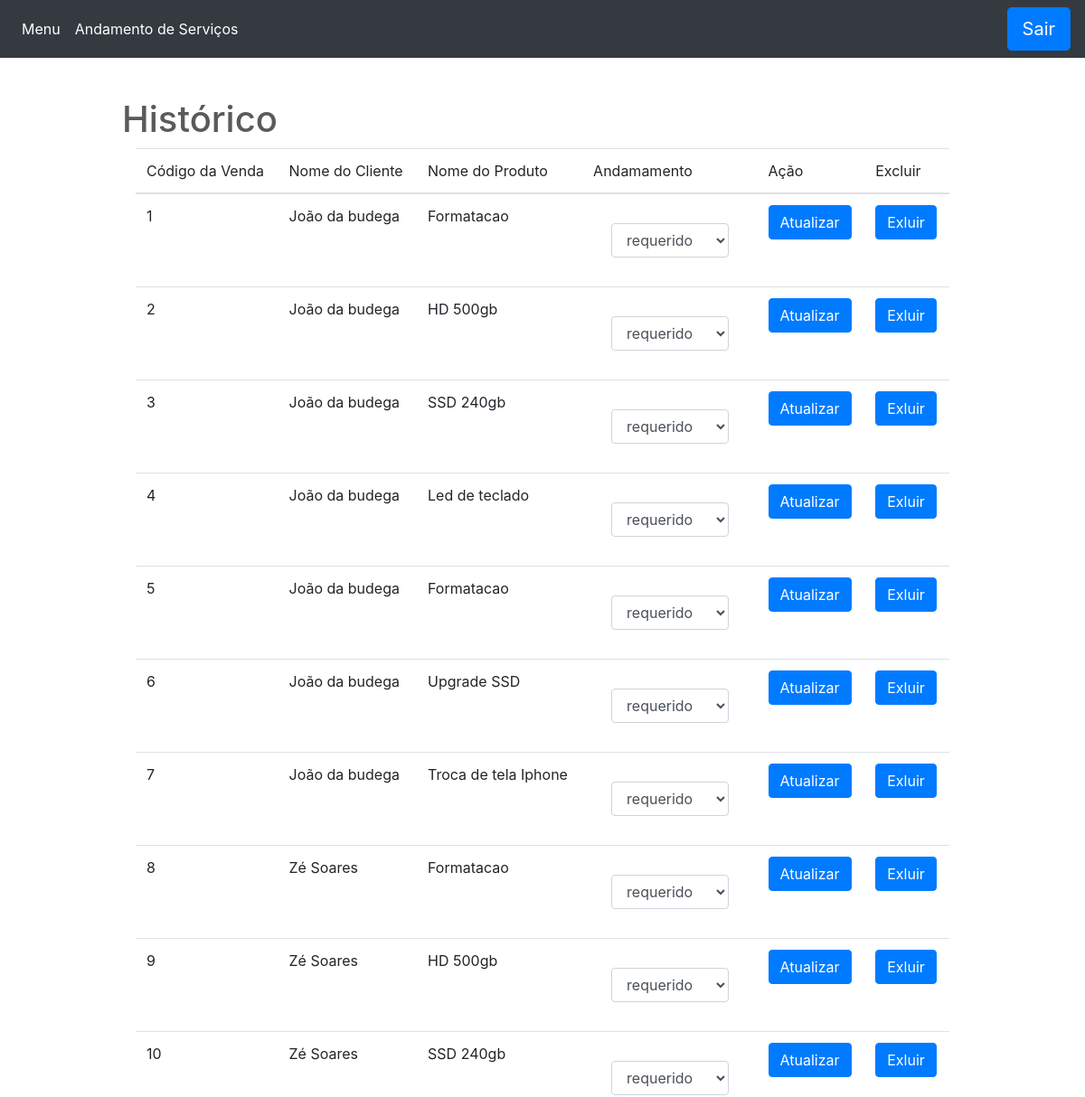
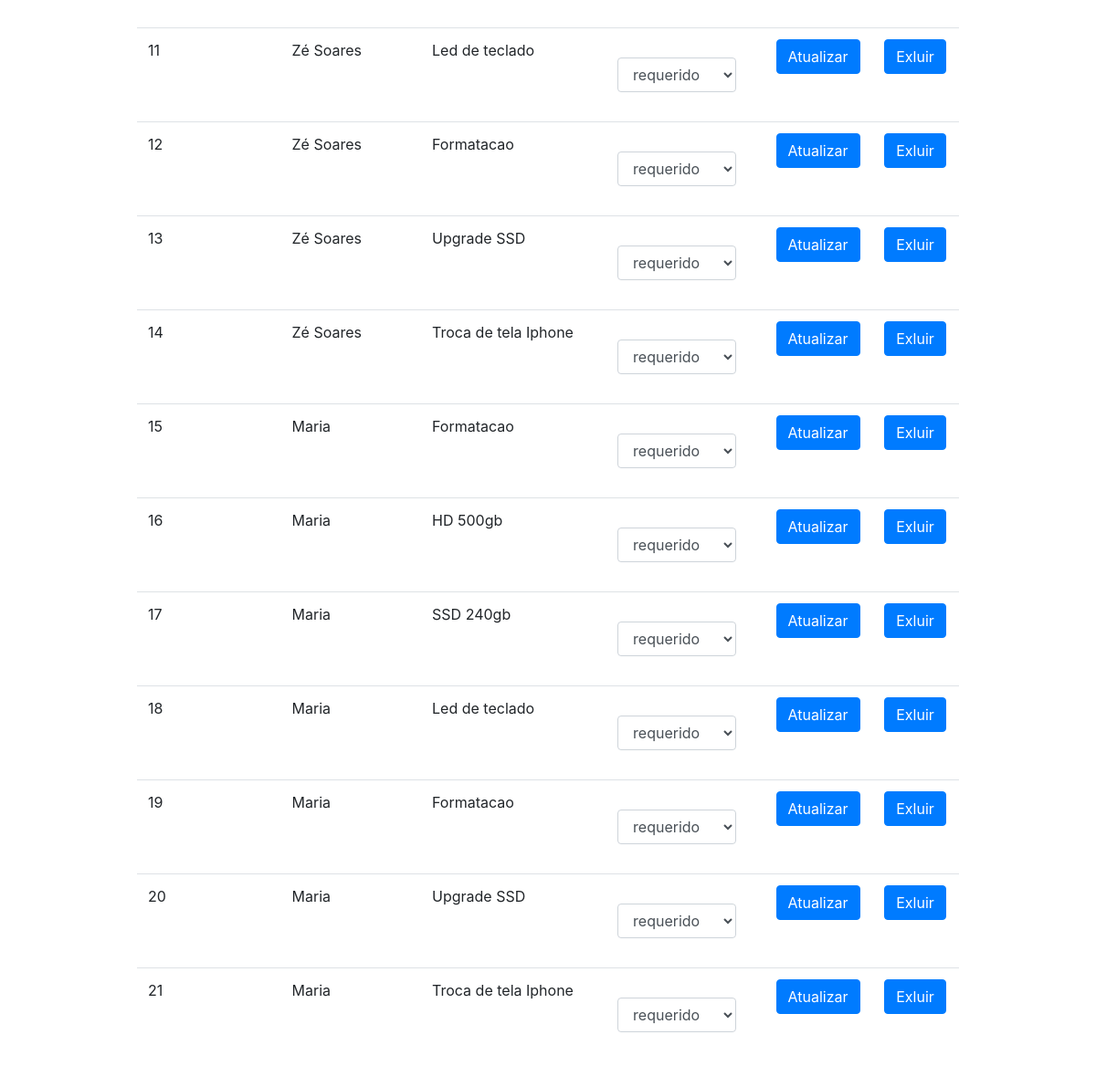
Page /Views/Andamento-servicos.php?v=1 on the committed database (2 pictures, top to bottom).
### tables this page shows
CREATE TABLE venda
(
  id INT NOT NULL AUTO_INCREMENT,
  id_cliente INT NOT NULL,
  id_produto INT NOT NULL,
  andamento VARCHAR(150) NOT NULL,
  PRIMARY KEY(id)
);

CREATE TABLE cliente
(
  id INT NOT NULL AUTO_INCREMENT,
  nome VARCHAR(50) NOT NULL,
  email VARCHAR(50) NOT NULL UNIQUE,
  senha VARCHAR(50) NOT NULL,
  PRIMARY KEY(id)
);

CREATE TABLE produtos
(
  id INT NOT NULL AUTO_INCREMENT,
  nome VARCHAR(150) NOT NULL,
  preco DOUBLE(9,2) NOT NULL,
  quantidade INT NOT NULL,
  categoria ENUM('servico', 'produto'),
  descricao VARCHAR(150),
  PRIMARY KEY(id)
);

### Controlers/Consulta_andamento.php (called while the page is built)
<?php
  include('../Controlers/Conexao.php');
  $consulta = "SELECT v.id as venda, c.nome, p.nome as produto, v.andamento FROM cliente c INNER JOIN venda v ON c.id=v.id_cliente INNER JOIN produtos p ON v.id_produto=p.id";
  $result_hist = mysqli_query($con,$consulta);
?>

### Views/Andamento-servicos.php (the view, shortened to what this page needs)
<?php
  include('../Controlers/Conexao.php');
  include('../Controlers/Consulta_andamento.php');
?>
<!DOCTYPE html>
<html lang="pt-br">
  <head>
      <link rel="stylesheet" href="../Models/reset.css">
      <link rel="stylesheet" href="../Models/css/bootstrap.min.css">
      <link rel="stylesheet" href="../Models/css/bootstrap.css">
      <link rel="stylesheet" href="../Models/Carousel.css">
      <link rel="stylesheet" href="../Models/Estilo.css">
  </head>
  <body>
    <header>
      <nav class="navbar navbar-expand-md navbar-dark fixed-top bg-dark">
        <div class="collapse navbar-collapse" id="navbarCollapse">
          <ul class="navbar-nav mr-auto">
            <li class="nav-item active">
              <a class="nav-link" href="Admin.php">Menu</a>
            </li>
            <li class="nav-item active">
              <a class="nav-link" href="Andamento-servicos.php">Andamento de Serviços</a>
            </li>
          </ul>
          <form class="form-inline mt-2 mt-md-0" method="POST" action="../Controlers/Login.php">
            <input type="submit" name="BTEnvia" class="btn btn-primary btn-lg btn-block btn-blue" value="Sair">
          </form>
        </div>
      </nav>
    </header>
    <div class="Historico">
        <div class="container">
        <h1>Histórico</h1>
          <div class="col-md-12">
            <table class="table">
              <thead>
                <tr>
                  <th>Código da Venda</th>
                  <th>Nome do Cliente</th>
                  <th>Nome do Produto</th>
                  <th>Andamamento</th>
                  <th>Ação</th>
                  <th>Excluir</th>
                </tr>
              </thead>
              <tbody>
                <?php while($hist = $result_hist->fetch_array()) { ?>
                  <tr>
                    <td><?php echo $hist['venda']; ?></td>
                    <td><?php echo $hist['nome']; ?></td>
                    <td><?php echo $hist['produto']; ?></td>
                    <td>
                      <form action="../Controlers/Atualiza-andamento.php" method="GET">
                        <div class="form-group">
                          <select class="form-control" id="exampleFormControlSelect1" name="andamento">
                              <option value="<?php echo $hist['andamento'] ?>" selected><?php echo $hist['andamento']; ?></option>
                              </select>
                        </div>
                    </td>
                    <td><button type="submit" class="btn btn-primary">Atualizar</button></form></td>
                    <td>
                      <form action="../Controlers/Excluir_Pedido.php" method="POST">
                        <input type="submit" class="btn btn-primary" value="Exluir">
                      </form>
                    </td>
                  </tr>
                <?php } ?>
              </tbody>
            </table>
          </div>
        </div>
    </body>
    </html>

### Models/Carousel.css (style rules this page uses)
body { padding-top: 3rem; padding-bottom: 3rem; color: #5a5a5a; }

### Models/Estilo.css (style rules this page uses)
.navbar { margin: 0px; }
.form-group { margin:20px; }
.container { margin-top: 60px; margin-bottom: 60px; width: 80%; }

### rows in the picture
venda: id "1", id_cliente.nome "João da budega", id_produto.nome "Formatacao", andamento "requerido"
venda: id "2", id_cliente.nome "João da budega", id_produto.nome "HD 500gb", andamento "requerido"
venda: id "3", id_cliente.nome "João da budega", id_produto.nome "SSD 240gb", andamento "requerido"
venda: id "4", id_cliente.nome "João da budega", id_produto.nome "Led de teclado", andamento "requerido"
venda: id "5", id_cliente.nome "João da budega", id_produto.nome "Formatacao", andamento "requerido"
venda: id "6", id_cliente.nome "João da budega", id_produto.nome "Upgrade SSD", andamento "requerido"
venda: id "7", id_cliente.nome "João da budega", id_produto.nome "Troca de tela Iphone", andamento "requerido"
venda: id "8", id_cliente.nome "Zé Soares", id_produto.nome "Formatacao", andamento "requerido"
venda: id "9", id_cliente.nome "Zé Soares", id_produto.nome "HD 500gb", andamento "requerido"
venda: id "10", id_cliente.nome "Zé Soares", id_produto.nome "SSD 240gb", andamento "requerido"
venda: id "11", id_cliente.nome "Zé Soares", id_produto.nome "Led de teclado", andamento "requerido"
venda: id "12", id_cliente.nome "Zé Soares", id_produto.nome "Formatacao", andamento "requerido"
venda: id "13", id_cliente.nome "Zé Soares", id_produto.nome "Upgrade SSD", andamento "requerido"
venda: id "14", id_cliente.nome "Zé Soares", id_produto.nome "Troca de tela Iphone", andamento "requerido"
venda: id "15", id_cliente.nome "Maria", id_produto.nome "Formatacao", andamento "requerido"
venda: id "16", id_cliente.nome "Maria", id_produto.nome "HD 500gb", andamento "requerido"
venda: id "17", id_cliente.nome "Maria", id_produto.nome "SSD 240gb", andamento "requerido"
venda: id "18", id_cliente.nome "Maria", id_produto.nome "Led de teclado", andamento "requerido"
venda: id "19", id_cliente.nome "Maria", id_produto.nome "Formatacao", andamento "requerido"
venda: id "20", id_cliente.nome "Maria", id_produto.nome "Upgrade SSD", andamento "requerido"
venda: id "21", id_cliente.nome "Maria", id_produto.nome "Troca de tela Iphone", andamento "requerido"
